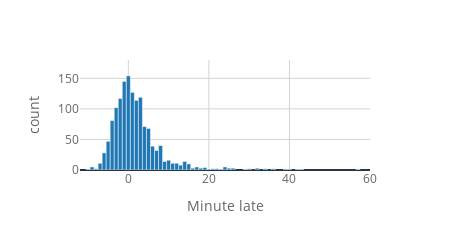

The code cell stored with this chart in its notebook:
### Markdown cell above
The ```minutes_late``` column in the data table records how late each bus was.

### Code cell
# Examine a histogram of the minutes each bus is late:
fig = px.histogram(times, x='minutes_late', width=450, height=250)

# Update the style of the histogram
fig.update_traces(marker_color='#1f77b4', 
                  marker_line_color='#ffffff',
                  marker_line_width=0.5,
                  opacity=1)

# Update the axes
fig.update_xaxes(range=[-12, 60], title_text='Minute late', color='#666666')
fig.update_yaxes(range=[0, 180], title_text='count', color='#666666')

# Update layout
fig.update_layout(
    plot_bgcolor='white',
    paper_bgcolor='white',
    xaxis=dict(
        showgrid=True,
        gridcolor='lightgrey',
        gridwidth=1
    ),
    yaxis=dict(
        showgrid=True,
        gridcolor='lightgrey',
        gridwidth=1
    )
)
fig.show()

### Figure 1 — Plotly figure (JSON) as saved in the notebook; plotly's stock layout.template omitted (floating-point values rounded to 4 significant figures; data arrays with more than 128 entries replaced by an {"elided": "..."} marker saying what was removed)
{"data": [{"bingroup": "x", "hovertemplate": "minutes_late=%{x}<br>count=%{y}<extra></extra>", "legendgroup": "", "marker": {"color": "#1f77b4", "pattern": {"shape": ""}, "line": {"color": "#ffffff", "width": 0.5}}, "name": "", "orientation": "v", "showlegend": false, "x": {"elided": "1434 float values"}, "xaxis": "x", "yaxis": "y", "type": "histogram", "opacity": 1}], "layout": {"xaxis": {"anchor": "y", "domain": [0.0, 1.0], "title": {"text": "Minute late"}, "range": [-12, 60], "color": "#666666", "showgrid": true, "gridcolor": "lightgrey", "gridwidth": 1}, "yaxis": {"anchor": "x", "domain": [0.0, 1.0], "title": {"text": "count"}, "range": [0, 180], "color": "#666666", "showgrid": true, "gridcolor": "lightgrey", "gridwidth": 1}, "legend": {"tracegroupgap": 0}, "margin": {"t": 60}, "barmode": "relative", "height": 250, "width": 450, "plot_bgcolor": "white", "paper_bgcolor": "white"}}
